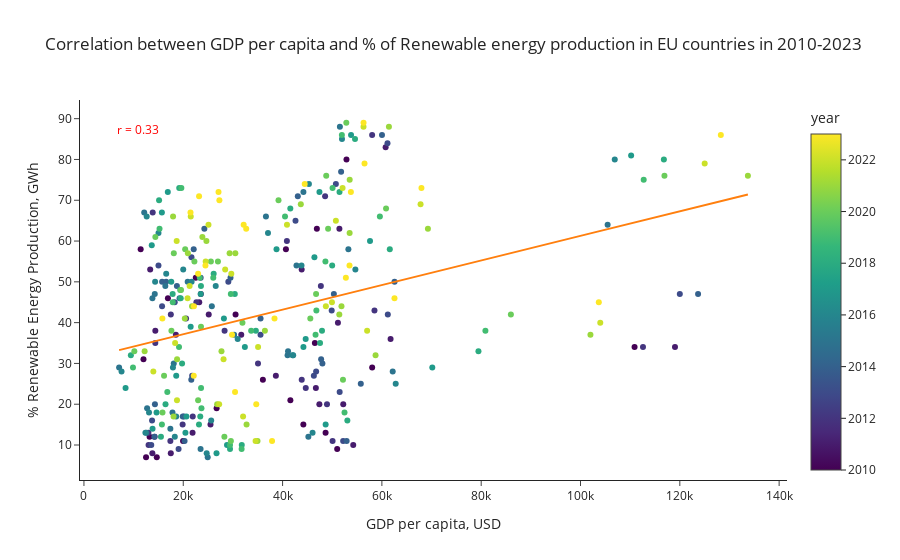

Notebook code cell kept with this figure:
### Markdown cell above
### 1.4.4. perform a scatterplot visualisation

### Code cell
# H1.4. correlation index visualizaton 
create_scatter_plot_with_trendline(df_viz)

### Figure 1 — Plotly figure (JSON) as saved in the notebook; plotly's stock layout.template omitted (floating-point values rounded to 4 significant figures; data arrays with more than 128 entries replaced by an {"elided": "..."} marker saying what was removed)
{"data": [{"hovertemplate": "<b>%{hovertext}</b><br><br>gdp=%{x}<br>%_of_renewable=%{y}<br>year=%{marker.color}<extra></extra>", "hovertext": {"elided": "344 str values"}, "legendgroup": "", "marker": {"color": {"elided": "344 int values"}, "coloraxis": "coloraxis", "symbol": "circle"}, "mode": "markers", "name": "", "orientation": "v", "showlegend": false, "type": "scatter", "x": {"elided": "344 int values"}, "xaxis": "x", "y": {"elided": "344 int values"}, "yaxis": "y"}, {"hovertemplate": "<b>OLS trendline</b><br>%_of_renewable = 0.000301417 * gdp + 31.1309<br>R<sup>2</sup>=0.109989<br><br>gdp=%{x}<br>%_of_renewable=%{y} <b>(trend)</b><extra></extra>", "legendgroup": "", "marker": {"symbol": "circle"}, "mode": "lines", "name": "", "showlegend": false, "type": "scatter", "x": {"elided": "344 int values"}, "xaxis": "x", "y": {"elided": "344 float values"}, "yaxis": "y"}], "layout": {"annotations": [{"font": {"color": "red", "size": 12}, "showarrow": false, "text": "r = 0.33", "x": 0.05, "xref": "paper", "y": 0.95, "yref": "paper"}], "coloraxis": {"colorbar": {"title": {"text": "year"}}, "colorscale": [[0, "#440154"], [0.1111, "#482878"], [0.2222, "#3e4989"], [0.3333, "#31688e"], [0.4444, "#26828e"], [0.5556, "#1f9e89"], [0.6667, "#35b779"], [0.7778, "#6ece58"], [0.8889, "#b5de2b"], [1, "#fde725"]]}, "legend": {"title": {"text": "Year"}, "tracegroupgap": 0}, "title": {"text": "Correlation between GDP per capita and % of Renewable energy production in EU countries in 2010-2023"}, "xaxis": {"anchor": "y", "domain": [0, 1], "title": {"text": "GDP per capita, USD"}}, "yaxis": {"anchor": "x", "domain": [0, 1], "title": {"text": "% Renewable Energy Production, GWh"}}}}
